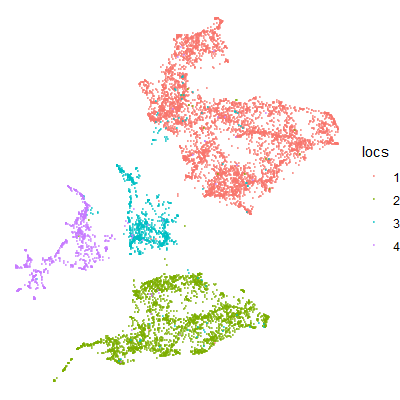

Recreate this plot in R.
source('R script/basicpackage.R')


mise()

UMAP_spatial <- read_csv("R script/UMAP_spatial.csv", 
                         col_names = FALSE)


colnames(UMAP_spatial) <- c("UMAP1", "UMAP2")


locs <- c(1*replicate(5000, 1), 
          2*replicate(3000, 1), 
          3*replicate(1000, 1), 
          4*replicate(1000, 1))

UMAP_spatial$locs <- as.factor( locs )





# Noise characteristics at day and night are revealed
p1 <- ggplot(UMAP_spatial, aes(x=UMAP1, y=UMAP2, colour=locs)) + theme_void() +
  
  stat_ellipse(geom = "polygon",
               aes(fill = locs), 
               alpha = 0.1,
               level = 0.68) +
  
  geom_point(size=0.1,
             alpha=0.7
  ) 
  
  
  #scale_colour_manual(values=c("#fdc086", "#ffff99", "#7fc97f", "#beaed4")) +
  
  #theme(legend.position = "none") 

p1

#ggsave("UMAP_visual_spatial.png", width = 9, height = 9, units = "cm", dpi = 600)





